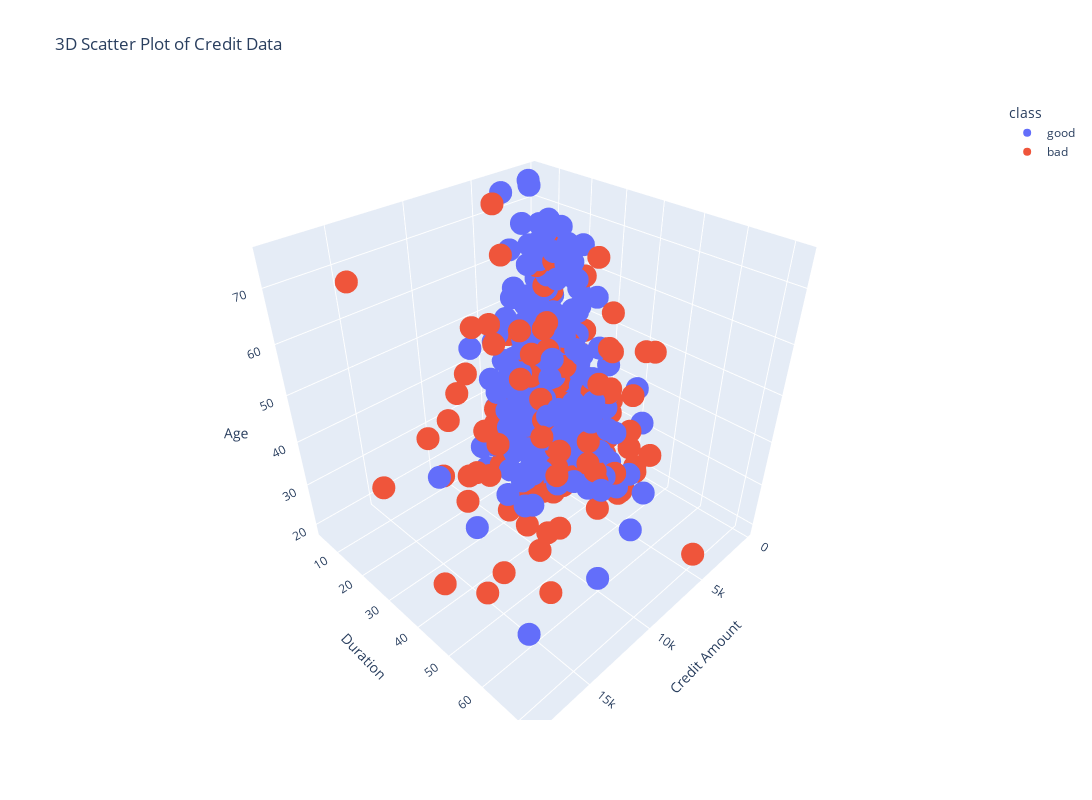

This figure's notebook cell:
### Code cell
# Create an interactive 3D scatter plot using Plotly
fig = px.scatter_3d(df1, 
                    x='credit_amount', 
                    y='duration', 
                    z='age', 
                    color='class',
                    title='3D Scatter Plot of Credit Data')

# Update layout to make the plot bigger
fig.update_layout(
    width=1200,  # Set the width of the plot
    height=800,  # Set the height of the plot
    scene=dict(
        xaxis_title='Credit Amount',
        yaxis_title='Duration',
        zaxis_title='Age'
    )
)

# Show plot
fig.show()

### Figure 1 — Plotly figure (JSON) as saved in the notebook; plotly's stock layout.template omitted (floating-point values rounded to 4 significant figures; data arrays with more than 128 entries replaced by an {"elided": "..."} marker saying what was removed)
{"data": [{"hovertemplate": "class=good<br>credit_amount=%{x}<br>duration=%{y}<br>age=%{z}<extra></extra>", "legendgroup": "good", "marker": {"color": "#636efa", "symbol": "circle"}, "mode": "markers", "name": "good", "scene": "scene", "showlegend": true, "type": "scatter3d", "x": {"elided": "515 int values"}, "y": {"elided": "515 int values"}, "z": {"elided": "515 int values"}}, {"hovertemplate": "class=bad<br>credit_amount=%{x}<br>duration=%{y}<br>age=%{z}<extra></extra>", "legendgroup": "bad", "marker": {"color": "#EF553B", "symbol": "circle"}, "mode": "markers", "name": "bad", "scene": "scene", "showlegend": true, "type": "scatter3d", "x": {"elided": "235 int values"}, "y": {"elided": "235 int values"}, "z": {"elided": "235 int values"}}], "layout": {"height": 800, "legend": {"title": {"text": "class"}, "tracegroupgap": 0}, "scene": {"aspectmode": "auto", "aspectratio": {"x": 1, "y": 1, "z": 1}, "domain": {"x": [0, 1], "y": [0, 1]}, "xaxis": {"title": {"text": "Credit Amount"}, "type": "linear"}, "yaxis": {"title": {"text": "Duration"}, "type": "linear"}, "zaxis": {"title": {"text": "Age"}, "type": "linear"}}, "title": {"text": "3D Scatter Plot of Credit Data"}, "width": 1200}}
